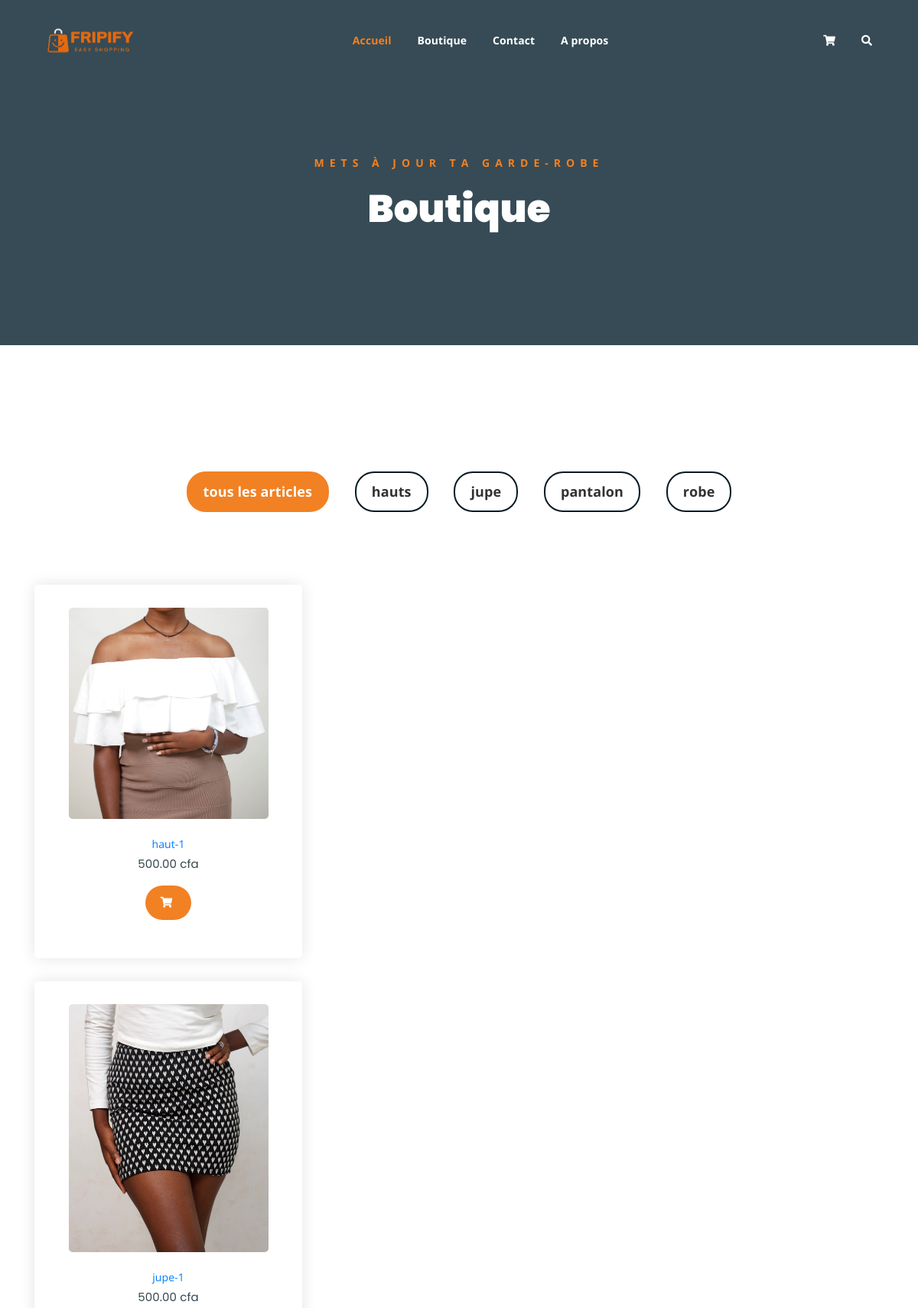
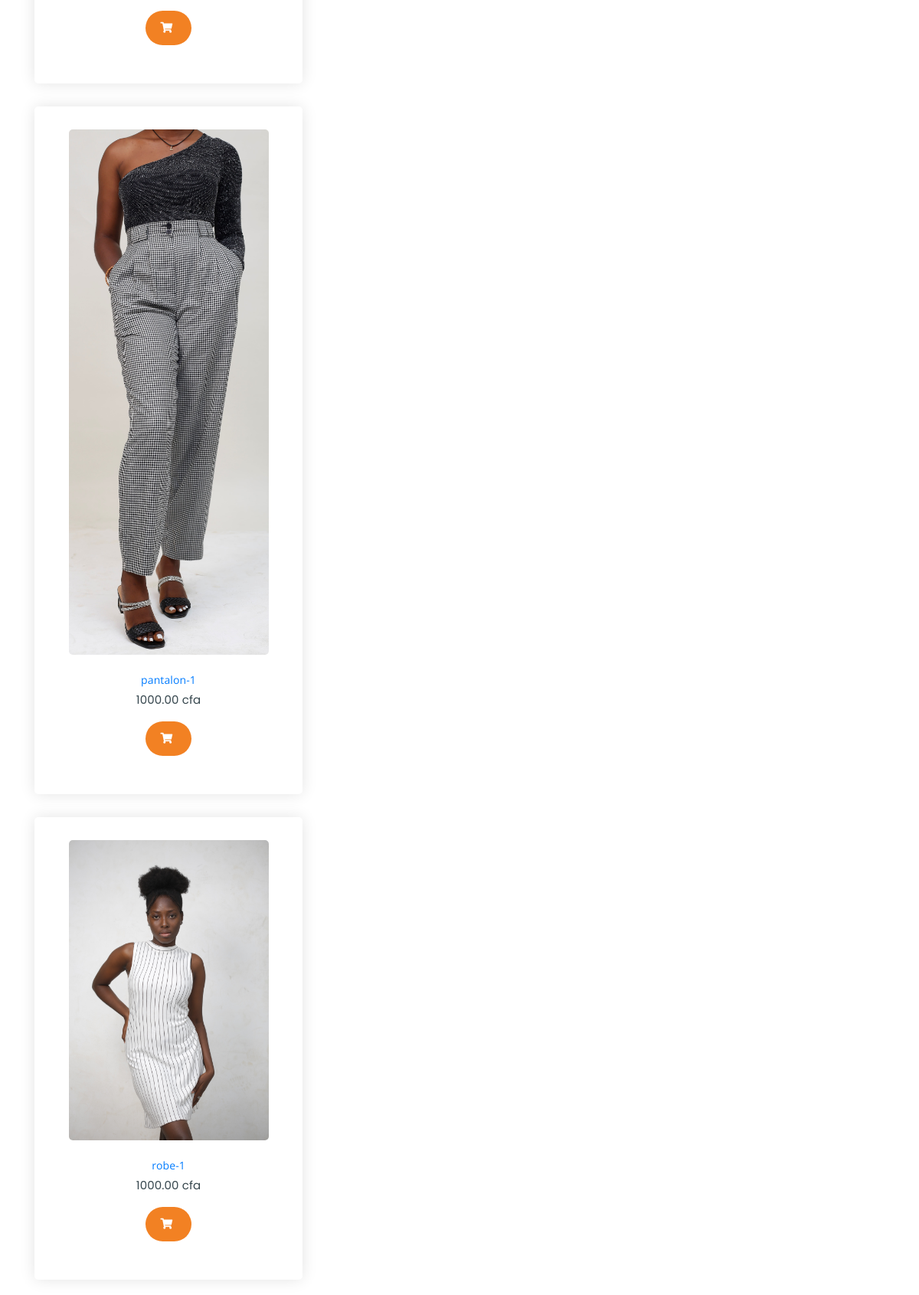
The app's page /onlineshop/product_list (upper part) with its own data (2 pictures, top to bottom).
### onlineshop/models.py (models this page shows, shortened)
class Category(models.Model):
    name = models.CharField(max_length=200,db_index=True)
    slug = models.SlugField(max_length = 200, unique = True)
    class Meta:
        ordering = ('name',)
        verbose_name = 'category'
        verbose_name_plural= 'categories'

class Product(models.Model):
    category = models.ForeignKey(Category, related_name='product', on_delete=models.CASCADE)
    name = models.CharField(max_length=200, db_index=True)
    slug = models.SlugField(max_length=200, db_index=True)
    image = models.ImageField(upload_to='products/%Y/%m/%d', blank = True)
    description = models.TextField(blank=True)
    price = models.DecimalField(max_digits=10, decimal_places=2)
    available = models.BooleanField(default = True)
    created= models.DateTimeField(auto_now_add=True)
    updated = models.DateTimeField(auto_now=True)
    class Meta:
        ordering = ('name',)
        index_together= (('id', 'slug'),)
    def get_absolute_url(self):
        return reverse('onlineshop:product_detail', args = [self.id, self.slug])

### onlineshop/views.py (the view)
# urls.py: path('product_list', views.product_list, name= 'product_list'),
def product_list(request, category_slug= None):
    category = None
    categories = Category.objects.all()
    products = Product.objects.filter(available = True)
    if category_slug:
        category = get_object_or_404(Category, slug = category_slug)
        products = products.filter(category=category)
    return render(request, 'onlineshop/product/list.html', {'category':category,'categories':categories,'products':products})

### onlineshop/templates/onlineshop/product/list.html (shortened to what this page needs)
<!DOCTYPE html>
{% load static %}
<html lang="en">
<head>
	<link rel="stylesheet" href="{% static 'css/all.min.css' %}">
	<link rel="stylesheet" href="{% static 'bootstrap/css/bootstrap.min.css' %}">
	<link rel="stylesheet" href="{% static 'css/owl.carousel.css' %}">
	<link rel="stylesheet" href="{% static 'css/magnific-popup.css' %}">
	<link rel="stylesheet" href="{% static 'css/animate.css' %}">
	<link rel="stylesheet" href="{% static 'css/meanmenu.min.css' %}">
	<link rel="stylesheet" href="{% static 'css/main.css' %}">
	<link rel="stylesheet" href="{% static 'css/responsive.css' %}">
</head>
<body>
	<div class="top-header-area" id="sticker">
		<div class="container">
			<div class="row">
				<div class="col-lg-12 col-sm-12 text-center">
					<div class="main-menu-wrap">
						<div class="site-logo">
							<a href="{% url 'index' %}">
								<img src="{% static 'img/logo.png' %}" alt="">
							</a>
						</div>
						<nav class="main-menu">
							<ul>
								<li class="current-list-item"><a href="{% url 'index' %}">Accueil</a>
								</li>
								<li><a href="{% url 'onlineshop:product_list' %}">Boutique</a>
								</li>
								<li><a href="{% url 'contact' %}">Contact</a></li>
								<li><a href="about.html">A propos</a></li>
								<li>
									<div class="header-icons">
										<a class="shopping-cart" href="cart.html"><i class="fas fa-shopping-cart"></i></a>
										<a class="mobile-hide search-bar-icon" href="#"><i class="fas fa-search"></i></a>
									</div>
								</li>
							</ul>
						</nav>
					</div>
				</div>
			</div>
		</div>
	</div>
	<div class="breadcrumb-section breadcrumb-bg">
		<div class="container">
			<div class="row">
				<div class="col-lg-8 offset-lg-2 text-center">
					<div class="breadcrumb-text">
						<p>Mets à jour ta garde-robe</p>
						<h1>Boutique</h1>
					</div>
				</div>
			</div>
		</div>
	</div>
	<div class="product-section mt-150 mb-150">
		<div class="container">
			<div class="row">
                <div class="col-md-12">
                    <div class="product-filters">
                    	<ul>
							<li class="active" data-filter=".all"{% if not category %} class="selected"{% endif %}>
								tous les articles
							</li>
							{% for c in categories %}
							<li data-filter=".{{c.name}}" {% if category.slug == c.slug %}  {% endif %}>
								{{c.name}}
							</li>
							{% endfor%}
                        </ul>
                    </div>
                </div>
            </div>
			<div class="row product-lists">
				<div class="col-lg-4 col-md-6 text-center all">
					{% for product in products %}
						<div class="single-product-item">
							<div class="product-image">
								<a href="{{ product.get_absolute_url }}"><img src="{{ product.image.url }}" alt=""></a>
							</div>
							<a href ="{{ product.get_absolute_url }}"> {{ product.name}}</a>
							<p class="product-price"><span>{{ product.price }} cfa </span> </p>
							<a href="{{ product.get_absolute_url }}" class="cart-btn"><i class="fas fa-shopping-cart"></i> </a>
						</div>
					{% endfor %}
				</div>
			</div>
		</div>
	</div>
</body>
</html>

### static/css/main.css (style rules this page uses)
html { font-size: 14px; font-weight: 400; line-height: 28px; height: 100%; }
body { font-family: "Open Sans", sans-serif; font-weight: 400; font-size: 1rem; letter-spacing: 0.1px; line-height: 1.8; color: #051922; overflow-x: hidden; }
body img { max-width: 100%; }
a { cursor: pointer; text-decoration: none; -webkit-transition: all 0.2s ease-in-out; -o-transition: all 0.2s ease-in-out; transition: all 0.2s ease-in-out; }
h1, .h1, h2, .h2, h3, .h3, h4, .h4, h5, .h5, h6, .h6 { font-family: "Poppins", sans-serif; font-weight: 700; margin: 0 0 1.25rem 0; color: #051922; }
h1:last-child, .h1:last-child, h2:last-child, .h2:last-child, h3:last-child, .h3:last-child, h4:last-child, .h4:last-child, h5:last-child, .h5:last-child, h6:last-child, .h6:last-child { margin: 0; }
h1, .h1 { font-size: 4rem; font-weight: 700; line-height: 4rem; }
p { font-family: "Open Sans", sans-serif; font-weight: 400; font-size: 1rem; letter-spacing: 0.1px; line-height: 1.8; color: #051922; margin: 0 0 1.25rem 0; }
.mt-150 { margin-top: 150px; }
.mb-150 { margin-bottom: 150px; }
a.boxed-btn, a.bordered-btn, a.cart-btn { border-radius: 50px; }
.breadcrumb-bg { background-image: url(../img/breadcrumb-bg.jpg); }
.breadcrumb-text p { color: #F28123; font-weight: 700; text-transform: uppercase; letter-spacing: 7px; }
.breadcrumb-text h1 { font-size: 50px; font-weight: 900; color: #fff; margin: 0; margin-top: 20px; }
.breadcrumb-section { padding: 150px 0; background-size: cover; background-position: center center; position: relative; z-index: 1; background-attachment: fixed; padding-top: 200px; }
.breadcrumb-section:after { position: absolute; left: 0; top: 0; width: 100%; height: 100%; content: ""; background-color: #07212e; z-index: -1; opacity: 0.8; }
.top-header-area { position: absolute; z-index: 999; width: 100%; padding: 25px 0; }
nav.main-menu ul { margin: 0; padding: 0; list-style: none; }
nav.main-menu ul li { display: inline-block; }
nav.main-menu ul li a { color: #fff; font-weight: 700; display: block; padding: 15px; }
nav.main-menu ul > li { position: relative; }
nav.main-menu ul li:last-child a { display: inline-block; }
nav.main-menu > ul li:last-child { float: right; }
.site-logo { float: left; max-width: 150px; }
.main-menu-wrap { position: relative; }
.header-icons a { color: #fff; display: inline-block; padding: 10px; }
.site-logo { padding: 6px 0; }
nav.main-menu ul li.current-list-item > a { color: #F28123; }
nav.main-menu li a { -webkit-transition: 0.3s; -o-transition: 0.3s; transition: 0.3s; }
.top-header-area .header-icons a { -webkit-transition: 0.3s; -o-transition: 0.3s; transition: 0.3s; }
.top-header-area { -webkit-transition: 0.3s; -o-transition: 0.3s; transition: 0.3s; }
.product-image img { -webkit-transition: 0.3s; -o-transition: 0.3s; transition: 0.3s; }
a.cart-btn { -webkit-transition: 0.3s; -o-transition: 0.3s; transition: 0.3s; }
.single-product-item { -webkit-transition: 0.3s; -o-transition: 0.3s; transition: 0.3s; }
html, body { height: 100%; }
.product-filters { margin-bottom: 80px; }
.product-filters ul { margin: 0; padding: 0; list-style: none; text-align: center; }
.product-filters ul li { display: inline-block; font-weight: 700; font-size: 18px; margin: 15px; border: 2px solid #051922; color: #323232; cursor: pointer; padding: 8px 20px; border-radius: 25px; }
.product-filters ul li.active { border: 2px solid #F28123; background-color: #F28123; color: #fff; }
.single-product-item { margin-bottom: 30px; }
.product-image { padding: 30px; padding-bottom: 0; }
.product-image img { width: 90%; border-radius: 5px; margin-bottom: 20px; }
p.product-price { font-family: 'Poppins', sans-serif; font-size: 30px; font-weight: 700; margin-bottom: 15px; }
p.product-price span { display: block; opacity: 0.8; font-size: 15px; font-weight: 400; }
a.cart-btn { font-family: 'Poppins', sans-serif; display: inline-block; background-color: #F28123; color: #fff; padding: 10px 20px; }
a.cart-btn i { margin-right: 5px; }
.single-product-item { -webkit-box-shadow: 0 0 20px #e4e4e4; box-shadow: 0 0 20px #e4e4e4; padding-bottom: 50px; border-radius: 5px; }

### records on screen
Category: name "hauts"
Category: name "jupe"
Category: name "pantalon"
Category: name "robe"
Product: image (picture), name "haut-1", price "500.00"
Product: image (picture), name "jupe-1", price "500.00"
Product: image (picture), name "pantalon-1", price "1000.00"
Product: image (picture), name "robe-1", price "1000.00"
